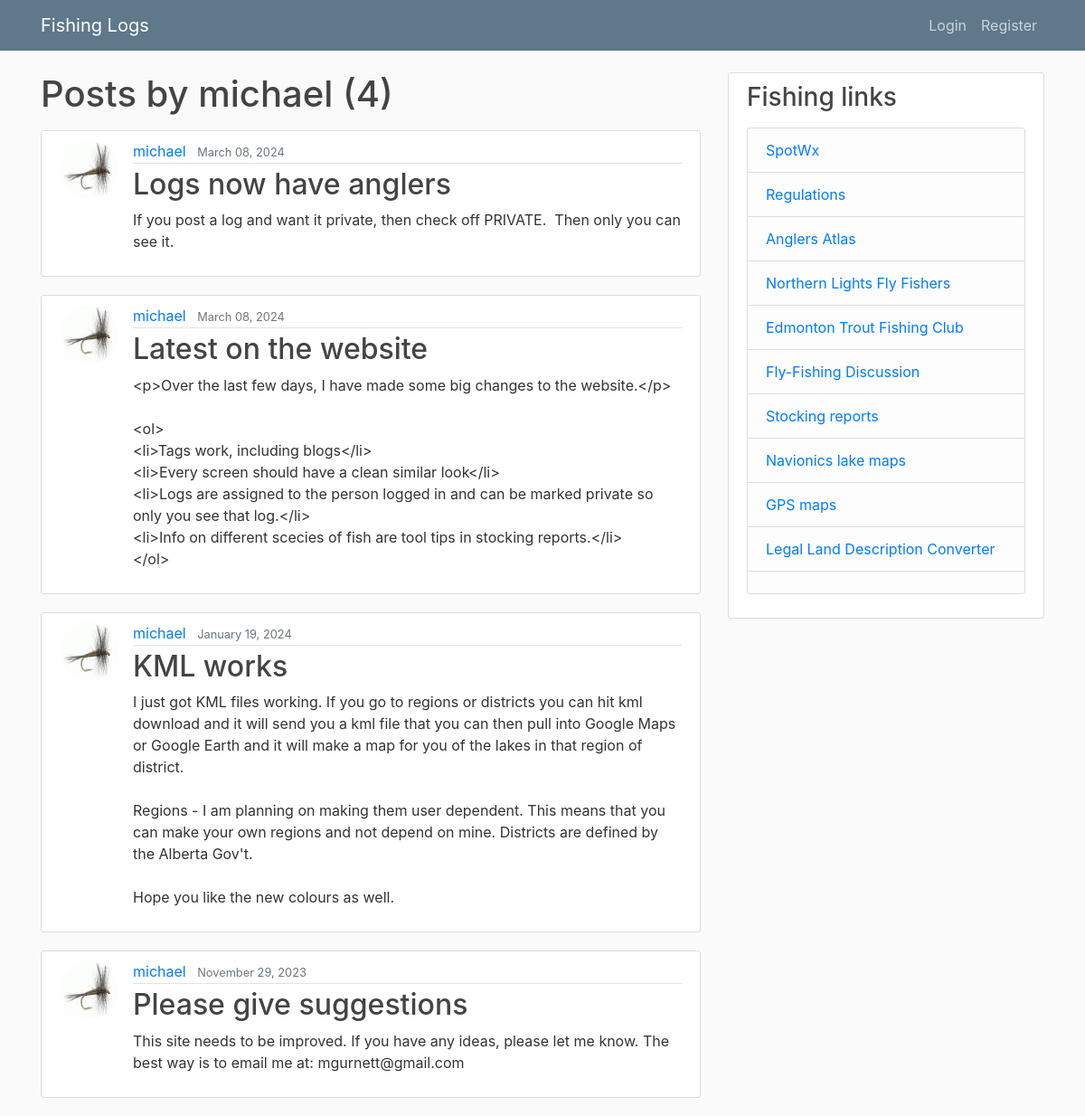
/blog/user/michael, run on the app's committed database.
### blog/models.py (models this page shows, shortened)
class Post(models.Model):
    title = models.CharField(max_length=100)
    content = RichTextField (blank=True, null=True)
    date_posted = models.DateTimeField(default=timezone.now)
    author = models.ForeignKey(User, on_delete=models.CASCADE)
    tags = TaggableManager(blank=True)

### users/models.py (models this page shows, shortened)
class Profile(models.Model):
    user = models.OneToOneField(User, on_delete=models.CASCADE)
    address = models.CharField (max_length=100, default = '10220 104 Ave NW')
    city = models.CharField (max_length=15, default = 'Edmonton')
    prov = models.CharField (max_length=5, default = 'AB')
    image = models.ImageField(default='default.jpg', upload_to='profile_pics')

### blog/views.py (the view)
# urls.py: path('user/<str:username>', UserPostListView.as_view(), name='user-posts'),
class UserPostListView(ListView):
    model = Post
    template_name = 'blog/user_posts.html'  # <app>/<model>_<viewtype>.html
    context_object_name = 'posts'
    paginate_by = 5
    def get_queryset(self):
        user = get_object_or_404(User, username=self.kwargs.get('username'))
        return Post.objects.filter(author=user).order_by('-date_posted')

### blog/templates/blog/user_posts.html (shortened to what this page needs)
{% extends "blog/base.html" %}
{% block content %}
    <h1 class="mb-3">Posts by {{ view.kwargs.username }} ({{ page_obj.paginator.count }})</h1>
    {% for post in posts %}
        <article class="media content-section">
          <img class="rounded-circle article-img" src="{{ post.author.profile.image.url }}">
          <div class="media-body">
            <div class="article-metadata">
              <a class="mr-2" href="{% url 'user-posts' post.author.username %}">{{ post.author }}</a>
              <small class="text-muted">{{ post.date_posted|date:"F d, Y" }}</small>
            </div>
            <h2><a class="article-title" href="{% url 'post-detail' post.id %}">{{ post.title }}</a></h2>
            <p class="article-content">{{ post.content }}</p>
          </div>
        </article>
    {% endfor %}
{% endblock content %}

### static/blog/main.css (style rules this page uses)
body { background: #fafafa; color: #333333; margin-top: 5rem; }
h1, h2, h3, h4, h5, h6 { color: #444444; }
.content-section { background: #ffffff; padding: 10px 20px; border: 1px solid #dddddd; border-radius: 3px; margin-bottom: 20px; }
.article-title { color: #444444; }
.article-content { white-space: pre-line; }
.article-img { height: 65px; width: 65px; margin-right: 16px; }
.article-metadata { padding-bottom: 1px; margin-bottom: 4px; border-bottom: 1px solid #e3e3e3 }

### data on the page
Post: author.profile.image (placeholder picture), author "michael", date_posted "March 08, 2024", title "Logs now have anglers", content "If you post a log and want it private, then check off PRIVATE. Then only you can see it."
Post: author.profile.image (placeholder picture), author "michael", date_posted "March 08, 2024", title "Latest on the website", content "<p>Over the last few days, I have made some big changes to the website.</p> <ol> <li>Tags work, including blogs</li> <li>Every screen should have a clean similar look</li> <li>Logs are assigned to the person logged in and can be marked private so only you see that log.</li> <li>Info on different scecies of fish are tool tips in stocking reports.</li> </ol>"
Post: author.profile.image (placeholder picture), author "michael", date_posted "January 19, 2024", title "KML works", content "I just got KML files working. If you go to regions or districts you can hit kml download and it will send you a kml file that you can then pull into Google Maps or Google Earth and it will make a map for you of the lakes in that region of district. Regions - I am planning on making them user dependent. This means that you can make your own regions and not depend on mine. Districts are defined by the Alberta Gov't. Hope you like the new colours as well."
Post: author.profile.image (placeholder picture), author "michael", date_posted "November 29, 2023", title "Please give suggestions", content "This site needs to be improved. If you have any ideas, please let me know. The best way is to email me at: mgurnett@gmail.com"

### other printed values
{{ view.kwargs.username }} "michael"
{{ page_obj.paginator.count }} "4"
